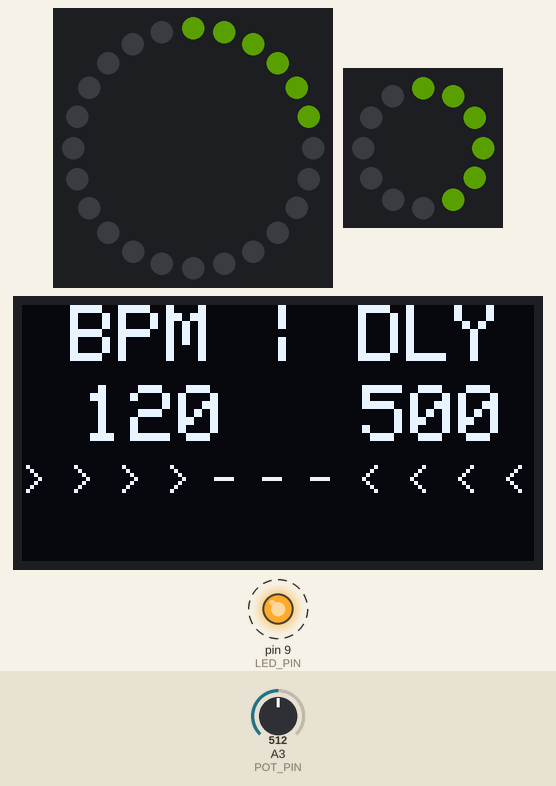
This sketch was run on a simulated Arduino Uno, built with avr-gcc and run on an emulated ATmega328P. Parts: 24 RGB LEDs in a ring, first at the top, clockwise, 12 RGB LEDs in a ring, first at the top, clockwise, 128×64 one-colour display, output pins drawn as LEDs (lit = HIGH). Dashed ring = blinking. The inputs (shaded band) are chosen by the test bench; at power-on: A3 (POT_PIN) = 512. Dim RGB values are drawn brighter than linear.

Above: at 3.2 s.
3.3 s: A3 (POT_PIN) set to 716
At 3.86 s:
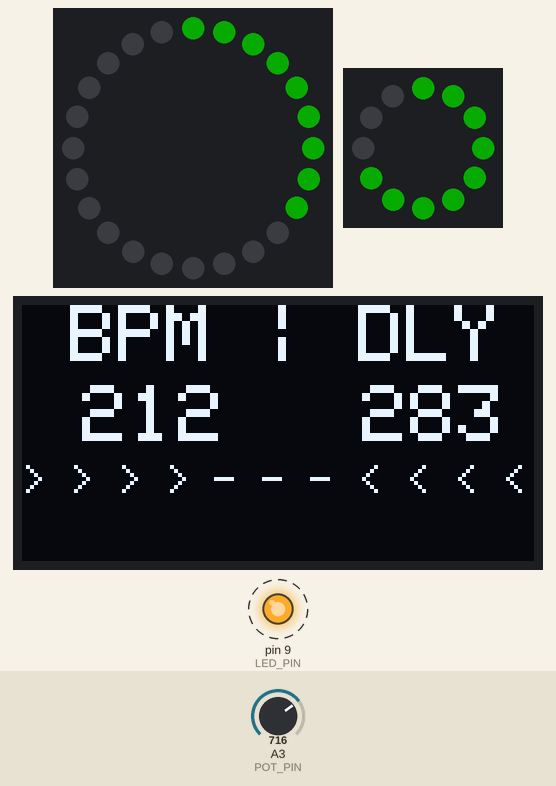
5.5 s: A3 (POT_PIN) set to 306
At 6.1 s:
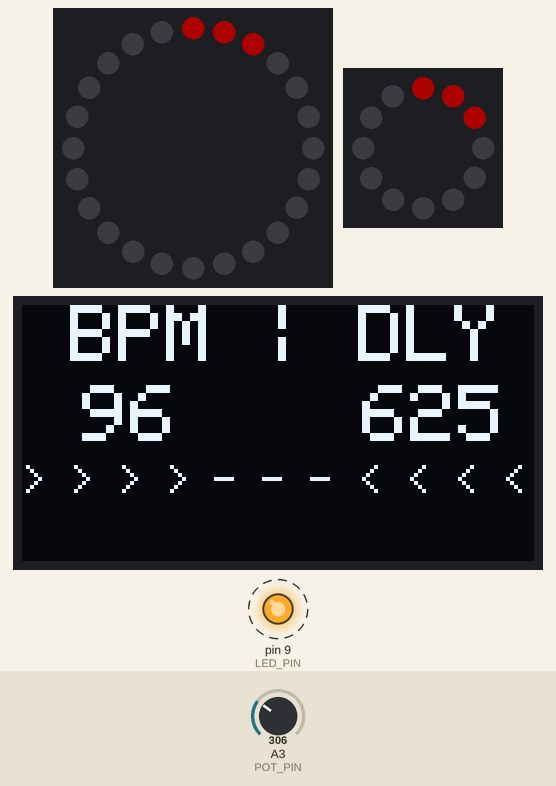
8.5 s: A3 (POT_PIN) set to 122
At 10.2 s:
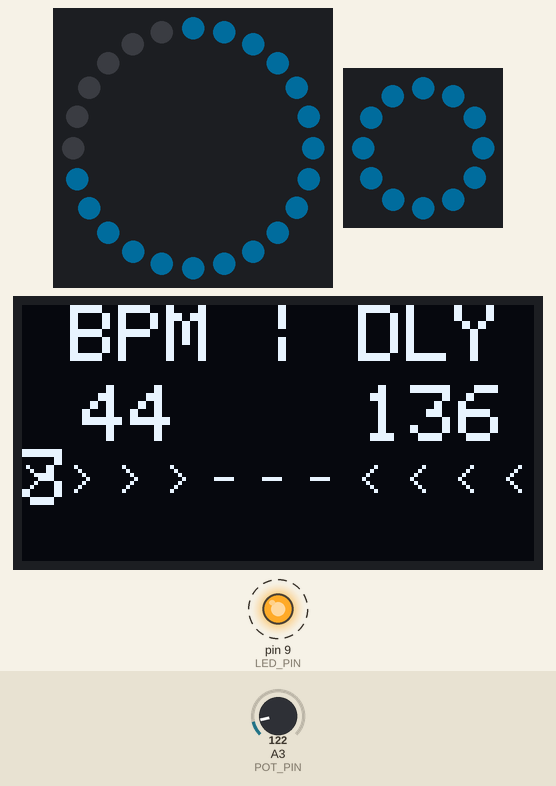
Timing chart, 0 to 20.7 s (numbered marks = the images above; inputs shaded):
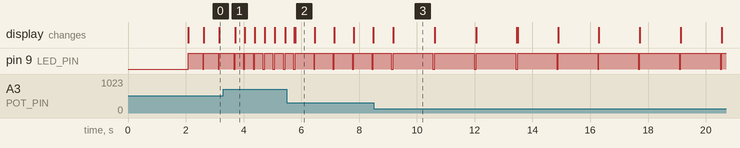

Measured:
- after the input at 3.3 s, pin 9 (LED_PIN): alternates HIGH for 0.28 s and LOW for 0.06 s, starting after 0.70 s
- after the input at 5.5 s, pin 9 (LED_PIN): alternates HIGH for 0.63 s and LOW for 0.05 s, starting after 0.92 s
- after the input at 8.5 s, pin 9 (LED_PIN): alternates HIGH for 1.4 s and LOW for 0.06 s, starting after 2.0 s
- by itself, pin 9 (LED_PIN): alternates HIGH for 0.50 s and LOW for 0.04 s
- what the display in image 2 shows lasts 0.7 s, from 5.8 s to 6.5 s
- what the display in image 3 shows lasts 1.4 s, from 9.2 s to 10.6 s

The sketch:

rack.ino
```cpp
/*********
  Rui Santos
  Complete project details at https://randomnerdtutorials.com
*********/

#include <Wire.h>
#include <Adafruit_GFX.h>
#include <Adafruit_SSD1306.h>
#include <Adafruit_NeoPixel.h>

#define SCREEN_WIDTH 128 // OLED display width, in pixels
#define SCREEN_HEIGHT 64 // OLED display height, in pixels

// Declaration for an SSD1306 display connected to I2C (SDA, SCL pins)
Adafruit_SSD1306 display(SCREEN_WIDTH, SCREEN_HEIGHT, &Wire, -1);

// Large LED Ring
const byte LED_RING1_PIN = 6;
const byte NUM_PIXELS1 = 24;
Adafruit_NeoPixel ledRing1 = Adafruit_NeoPixel(NUM_PIXELS1, LED_RING1_PIN, NEO_GRB + NEO_KHZ800);

// Small LED Ring
const byte LED_RING2_PIN = 5;
const byte NUM_PIXELS2 = 12;
Adafruit_NeoPixel ledRing2 = Adafruit_NeoPixel(NUM_PIXELS2, LED_RING2_PIN, NEO_GRB + NEO_KHZ800);


byte gColorIdx = 0;
byte gColorStep = 9;
byte gLedStep = 3;

// KNOBS
// KNOB 1 - Led Ring Step Size
// KNOB 2 - Led Ring Color Step Size
// KNOB 3 - BPM and multiplier
// SWITCH
// Between state 1 and 2

const byte POT_PIN = 3;
const byte LED_PIN = 9;
int bpm = 120;
int gPotVal = 500;
float delayTime = 60.0 / bpm * 1000.0;
int delayTimeInt = delayTime;
byte ledCounter = 0;

void setup() {
  pinMode(LED_PIN, OUTPUT);

  ledRing1.begin();
  ledRing1.setBrightness(50);  // btw 0 - 127

  ledRing2.begin();
  ledRing2.setBrightness(50);  // btw 0 - 127

  Serial.begin(115200);

  if(!display.begin(SSD1306_SWITCHCAPVCC, 0x3C)) { // Address 0x3D for 128x64
    Serial.println(F("SSD1306 allocation failed"));
    for(;;);
  }

  display.clearDisplay();

  display.setTextSize(2);
  display.setTextColor(WHITE);
  display.setCursor(20, 20);
  // Display static text
  display.println("MODULED!");
  display.display();
  delay(2000);
}

void loop() {
  setBPM();

  display.clearDisplay();
  display.setTextSize(2);
  display.setCursor(0, 0);
  display.println(" BPM | DLY");
  display.setTextSize(2);
  display.setCursor(15, 20);
  display.println(bpm);
  display.setCursor(85, 20);
  display.println(delayTimeInt);
  display.setCursor(0, 40);
  display.setTextSize(1);
  display.println("> > > > - - - < < < <");
  display.display();

  lightLedRing1(0, ledCounter, gColorIdx);
  lightLedRing2(0, ledCounter, gColorIdx);
  digitalWrite(LED_PIN, HIGH);
  delay(delayTime);
  digitalWrite(LED_PIN, LOW);
  ledCounter += gLedStep;
  gColorIdx += gColorStep * gLedStep;
  if (ledCounter > NUM_PIXELS1) {
    clearLedRing1();
    clearLedRing2();
    ledCounter = gLedStep;
    gColorIdx = 0;
  }
}

void setBPM() {
  int potRead = analogRead(POT_PIN);
  // Change value only if current read is different than previous set value
  if (abs(gPotVal - potRead) > 20) {
    bpm = map(potRead, 0, 1023, 10, 300);
    delayTime = 60.0 / bpm * 1000.0;
    delayTimeInt = delayTime;
  }
}

// ----------------------------------------------------------------------------------
// LED RING FUNCTIONS
// ----------------------------------------------------------------------------------
void clearLedRing1() {
  for(int i = 0; i<NUM_PIXELS1; i++){
    ledRing1.setPixelColor(i, 0x000000);
    ledRing1.show();
  }
}

void lightLedRing1(int startIndex, int nPixels, int colorIdx) {
  for(int i=startIndex;i<startIndex+nPixels;i++){
    ledRing1.setPixelColor(i, colorWheel(colorIdx));
    ledRing1.show();
  }
}

uint32_t colorWheel(byte WheelPos) {
  WheelPos = 255 - WheelPos;
  if(WheelPos < 85) {
    return ledRing1.Color(255 - WheelPos * 3, 0, WheelPos * 3);
  }
  if(WheelPos < 170) {
    WheelPos -= 85;
    return ledRing1.Color(0, WheelPos * 3, 255 - WheelPos * 3);
  }
  WheelPos -= 170;
  return ledRing1.Color(WheelPos * 3, 255 - WheelPos * 3, 0);
}

uint32_t dimColor(uint32_t color, uint8_t width) {
   return (((color&0xFF0000)/width)&0xFF0000) + (((color&0x00FF00)/width)&0x00FF00) + (((color&0x0000FF)/width)&0x0000FF);
}

// LED Animation (KnightRider)
void ledAnim1(uint16_t cycles, uint16_t speed, uint8_t width, uint32_t color, bool clearAll) {
  uint32_t old_val[NUM_PIXELS1]; // up to 256 lights!
  // Larson time baby!
  for(int i = 0; i < cycles; i++){
    for (int count = 0; count<NUM_PIXELS1 + 1; count++) {
      ledRing1.setPixelColor(count, color);
      old_val[count] = color;
      for(int x = count; x>0; x--) {
        old_val[x-1] = dimColor(old_val[x-1], width);
        ledRing1.setPixelColor(x-1, old_val[x-1]);
      }
      ledRing1.show();
      delay(speed);
    }
   for (int count = NUM_PIXELS1-1; count>=0; count--) {
     ledRing1.setPixelColor(count, color);
     old_val[count] = color;
     for(int x = count; x<=NUM_PIXELS1 ;x++) {
       old_val[x-1] = dimColor(old_val[x-1], width);
       ledRing1.setPixelColor(x+1, old_val[x+1]);
     }
     ledRing1.show();
     delay(speed);
   }
  }
  if (clearAll){
    void clearLedRing1();
  }
}

// ----------------------------------------------------------------------------------
// LED RING FUNCTIONS
// ----------------------------------------------------------------------------------
void clearLedRing2() {
  for(int i = 0; i<NUM_PIXELS2; i++){
    ledRing2.setPixelColor(i, 0x000000);
    ledRing2.show();
  }
}

void lightLedRing2(int startIndex, int nPixels, int colorIdx) {
  for(int i=startIndex;i<startIndex+nPixels;i++){
    ledRing2.setPixelColor(i, colorWheel(colorIdx));
    ledRing2.show();
  }
}

// LED Animation (KnightRider)
void ledAnim2(uint16_t cycles, uint16_t speed, uint8_t width, uint32_t color, bool clearAll) {
  uint32_t old_val[NUM_PIXELS2]; // up to 256 lights!
  // Larson time baby!
  for(int i = 0; i < cycles; i++){
    for (int count = 0; count<NUM_PIXELS2 + 1; count++) {
      ledRing2.setPixelColor(count, color);
      old_val[count] = color;
      for(int x = count; x>0; x--) {
        old_val[x-1] = dimColor(old_val[x-1], width);
        ledRing2.setPixelColor(x-1, old_val[x-1]);
      }
      ledRing2.show();
      delay(speed);
    }
   for (int count = NUM_PIXELS2-1; count>=0; count--) {
     ledRing2.setPixelColor(count, color);
     old_val[count] = color;
     for(int x = count; x<=NUM_PIXELS2 ;x++) {
       old_val[x-1] = dimColor(old_val[x-1], width);
       ledRing2.setPixelColor(x+1, old_val[x+1]);
     }
     ledRing2.show();
     delay(speed);
   }
  }
  if (clearAll){
    void clearLedRing2();
  }
}
```
